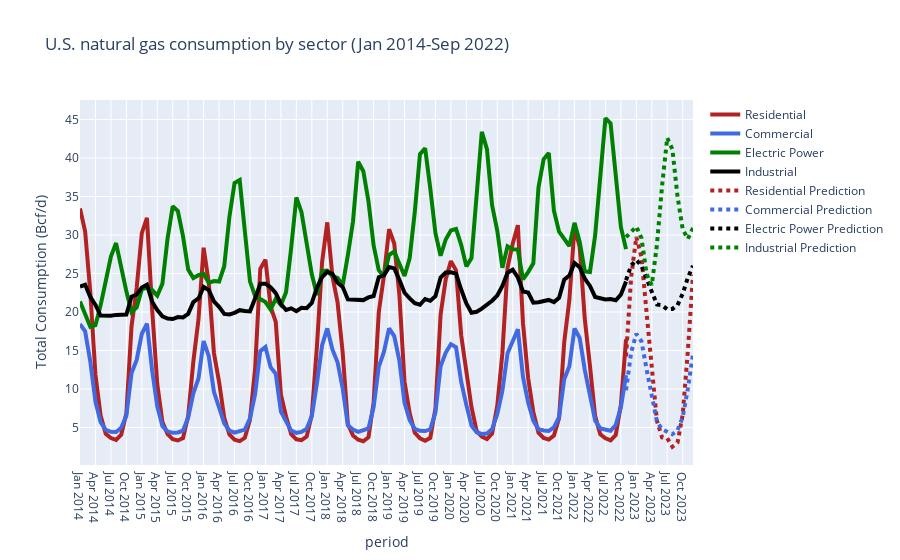

Here is the notebook cell this chart was saved with:
### Code cell
fig = go.Figure()
fig.add_trace(go.Scatter(x=df3["Sector"], y=df3["Residential"], name="Residential",
                         line=dict(color='firebrick', width=4)))
fig.add_trace(go.Scatter(x=df3["Sector"], y=df3["Commercial"], name="Commercial",
                         line=dict(color='royalblue', width=4)))
fig.add_trace(go.Scatter(x=df3["Sector"], y=df3["Electric Power"], name="Electric Power",
                         line=dict(color='green', width=4)))
fig.add_trace(go.Scatter(x=df3["Sector"], y=df3["Industrial"], name="Industrial",
                         line=dict(color='black', width=4)))
fig.add_trace(go.Scatter(x=df3["Sector"], y=df3["res_pred"],name="Residential Prediction",
                         line=dict(color='firebrick', width=4, dash='dot')))
fig.add_trace(go.Scatter(x=df3["Sector"], y=df3["com_pred"], name="Commercial Prediction",
                         line=dict(color='royalblue', width=4, dash='dot')))
fig.add_trace(go.Scatter(x=df3["Sector"], y=df3["ind_pred"], name="Electric Power Prediction",
                         line=dict(color='black', width=4, dash='dot')))
fig.add_trace(go.Scatter(x=df3["Sector"], y=df3["ele_pred"],name="Industrial Prediction",
                         line=dict(color='green', width=4, dash='dot')))
fig.update_layout(title='U.S. natural gas consumption by sector (Jan 2014-Sep 2022)',
                   xaxis_title='period',
                   yaxis_title="Total Consumption (Bcf/d)")
fig.show()

### Figure 1 — Plotly figure (JSON) as saved in the notebook; plotly's stock layout.template omitted (floating-point values rounded to 4 significant figures)
{"data": [{"line": {"color": "firebrick", "width": 4}, "name": "Residential", "type": "scatter", "x": ["Jan 2014", "Feb 2014", "Mar 2014", "Apr 2014", "May 2014", "Jun 2014", "Jul 2014", "Aug 2014", "Sep 2014", "Oct 2014", "Nov 2014", "Dec 2014", "Jan 2015", "Feb 2015", "Mar 2015", "Apr 2015", "May 2015", "Jun 2015", "Jul 2015", "Aug 2015", "Sep 2015", "Oct 2015", "Nov 2015", "Dec 2015", "Jan 2016", "Feb 2016", "Mar 2016", "Apr 2016", "May 2016", "Jun 2016", "Jul 2016", "Aug 2016", "Sep 2016", "Oct 2016", "Nov 2016", "Dec 2016", "Jan 2017", "Feb 2017", "Mar 2017", "Apr 2017", "May 2017", "Jun 2017", "Jul 2017", "Aug 2017", "Sep 2017", "Oct 2017", "Nov 2017", "Dec 2017", "Jan 2018", "Feb 2018", "Mar 2018", "Apr 2018", "May 2018", "Jun 2018", "Jul 2018", "Aug 2018", "Sep 2018", "Oct 2018", "Nov 2018", "Dec 2018", "Jan 2019", "Feb 2019", "Mar 2019", "Apr 2019", "May 2019", "Jun 2019", "Jul 2019", "Aug 2019", "Sep 2019", "Oct 2019", "Nov 2019", "Dec 2019", "Jan 2020", "Feb 2020", "Mar 2020", "Apr 2020", "May 2020", "Jun 2020", "Jul 2020", "Aug 2020", "Sep 2020", "Oct 2020", "Nov 2020", "Dec 2020", "Jan 2021", "Feb 2021", "Mar 2021", "Apr 2021", "May 2021", "Jun 2021", "Jul 2021", "Aug 2021", "Sep 2021", "Oct 2021", "Nov 2021", "Dec 2021", "Jan 2022", "Feb 2022", "Mar 2022", "Apr 2022", "May 2022", "Jun 2022", "Jul 2022", "Aug 2022", "Sep 2022", "Oct 2022", "Nov 2022", "Nov 2022", "Dec 2022", "Jan 2023", "Feb 2023", "Mar 2023", "Apr 2023", "May 2023", "Jun 2023", "Jul 2023", "Aug 2023", "Sep 2023", "Oct 2023", "Nov 2023", "Dec 2023"], "y": [33.46, 30.46, 22.58, 11.87, 6.56, 4.19, 3.64, 3.39, 4.06, 6.84, 18.12, 23.13, 30.26, 32.23, 20.42, 10.64, 5.73, 4.14, 3.49, 3.32, 3.62, 6.5, 13.55, 19.06, 28.35, 23.8, 14.68, 10.94, 6.26, 4.09, 3.43, 3.24, 3.66, 6.04, 12.66, 25.62, 26.8, 20.69, 18.71, 9.3, 6.43, 4.14, 3.47, 3.35, 3.82, 6.62, 15.59, 26.51, 31.65, 24.64, 21.27, 14.69, 5.45, 3.97, 3.42, 3.22, 3.74, 8.24, 19.97, 24.7, 30.77, 28.9, 22.21, 10.95, 6.85, 4.31, 3.61, 3.29, 3.66, 7.47, 19.64, 24.28, 26.61, 25.42, 16.99, 12.6, 7.63, 4.54, 3.81, 3.51, 4.22, 7.8, 14.66, 25.79, 28.87, 31.28, 18.52, 11.41, 7.03, 4.32, 3.64, 3.43, 3.95, 6.21, 16.07, 21.59, 31.02, 28.44, 19.05, 13, 6.48, 4.13, 3.59, 3.32, 4.03, 7.94, 16.45, null, null, null, null, null, null, null, null, null, null, null, null, null, null]}, {"line": {"color": "royalblue", "width": 4}, "name": "Commercial", "type": "scatter", "x": ["Jan 2014", "Feb 2014", "Mar 2014", "Apr 2014", "May 2014", "Jun 2014", "Jul 2014", "Aug 2014", "Sep 2014", "Oct 2014", "Nov 2014", "Dec 2014", "Jan 2015", "Feb 2015", "Mar 2015", "Apr 2015", "May 2015", "Jun 2015", "Jul 2015", "Aug 2015", "Sep 2015", "Oct 2015", "Nov 2015", "Dec 2015", "Jan 2016", "Feb 2016", "Mar 2016", "Apr 2016", "May 2016", "Jun 2016", "Jul 2016", "Aug 2016", "Sep 2016", "Oct 2016", "Nov 2016", "Dec 2016", "Jan 2017", "Feb 2017", "Mar 2017", "Apr 2017", "May 2017", "Jun 2017", "Jul 2017", "Aug 2017", "Sep 2017", "Oct 2017", "Nov 2017", "Dec 2017", "Jan 2018", "Feb 2018", "Mar 2018", "Apr 2018", "May 2018", "Jun 2018", "Jul 2018", "Aug 2018", "Sep 2018", "Oct 2018", "Nov 2018", "Dec 2018", "Jan 2019", "Feb 2019", "Mar 2019", "Apr 2019", "May 2019", "Jun 2019", "Jul 2019", "Aug 2019", "Sep 2019", "Oct 2019", "Nov 2019", "Dec 2019", "Jan 2020", "Feb 2020", "Mar 2020", "Apr 2020", "May 2020", "Jun 2020", "Jul 2020", "Aug 2020", "Sep 2020", "Oct 2020", "Nov 2020", "Dec 2020", "Jan 2021", "Feb 2021", "Mar 2021", "Apr 2021", "May 2021", "Jun 2021", "Jul 2021", "Aug 2021", "Sep 2021", "Oct 2021", "Nov 2021", "Dec 2021", "Jan 2022", "Feb 2022", "Mar 2022", "Apr 2022", "May 2022", "Jun 2022", "Jul 2022", "Aug 2022", "Sep 2022", "Oct 2022", "Nov 2022", "Nov 2022", "Dec 2022", "Jan 2023", "Feb 2023", "Mar 2023", "Apr 2023", "May 2023", "Jun 2023", "Jul 2023", "Aug 2023", "Sep 2023", "Oct 2023", "Nov 2023", "Dec 2023"], "y": [18.44, 17.5, 13.58, 8.37, 5.7, 4.71, 4.44, 4.42, 4.96, 6.53, 12.05, 13.77, 17.18, 18.48, 12.44, 7.74, 5.18, 4.51, 4.31, 4.36, 4.6, 6.29, 9.44, 11.37, 16.23, 14.26, 9.63, 7.77, 5.53, 4.61, 4.34, 4.53, 4.73, 6.18, 9.35, 14.93, 15.46, 12.84, 11.99, 7.07, 5.76, 4.6, 4.31, 4.43, 4.83, 6.47, 10.75, 15.7, 17.87, 15.15, 13.48, 10.06, 5.28, 4.75, 4.44, 4.61, 4.89, 7.66, 12.88, 14.81, 17.88, 16.87, 13.68, 8.22, 5.96, 4.82, 4.58, 4.54, 4.77, 6.97, 12.96, 14.74, 15.83, 15.43, 10.94, 7.94, 5.25, 4.39, 4.16, 4.23, 4.79, 6.73, 9.78, 14.64, 16.05, 17.76, 11.55, 8.25, 5.9, 4.79, 4.62, 4.57, 5.01, 6.34, 11.26, 12.96, 17.85, 16.64, 12.46, 9.31, 5.91, 4.89, 4.7, 4.58, 5.33, 7.61, 11.8, null, null, null, null, null, null, null, null, null, null, null, null, null, null]}, {"line": {"color": "green", "width": 4}, "name": "Electric Power", "type": "scatter", "x": ["Jan 2014", "Feb 2014", "Mar 2014", "Apr 2014", "May 2014", "Jun 2014", "Jul 2014", "Aug 2014", "Sep 2014", "Oct 2014", "Nov 2014", "Dec 2014", "Jan 2015", "Feb 2015", "Mar 2015", "Apr 2015", "May 2015", "Jun 2015", "Jul 2015", "Aug 2015", "Sep 2015", "Oct 2015", "Nov 2015", "Dec 2015", "Jan 2016", "Feb 2016", "Mar 2016", "Apr 2016", "May 2016", "Jun 2016", "Jul 2016", "Aug 2016", "Sep 2016", "Oct 2016", "Nov 2016", "Dec 2016", "Jan 2017", "Feb 2017", "Mar 2017", "Apr 2017", "May 2017", "Jun 2017", "Jul 2017", "Aug 2017", "Sep 2017", "Oct 2017", "Nov 2017", "Dec 2017", "Jan 2018", "Feb 2018", "Mar 2018", "Apr 2018", "May 2018", "Jun 2018", "Jul 2018", "Aug 2018", "Sep 2018", "Oct 2018", "Nov 2018", "Dec 2018", "Jan 2019", "Feb 2019", "Mar 2019", "Apr 2019", "May 2019", "Jun 2019", "Jul 2019", "Aug 2019", "Sep 2019", "Oct 2019", "Nov 2019", "Dec 2019", "Jan 2020", "Feb 2020", "Mar 2020", "Apr 2020", "May 2020", "Jun 2020", "Jul 2020", "Aug 2020", "Sep 2020", "Oct 2020", "Nov 2020", "Dec 2020", "Jan 2021", "Feb 2021", "Mar 2021", "Apr 2021", "May 2021", "Jun 2021", "Jul 2021", "Aug 2021", "Sep 2021", "Oct 2021", "Nov 2021", "Dec 2021", "Jan 2022", "Feb 2022", "Mar 2022", "Apr 2022", "May 2022", "Jun 2022", "Jul 2022", "Aug 2022", "Sep 2022", "Oct 2022", "Nov 2022", "Nov 2022", "Dec 2022", "Jan 2023", "Feb 2023", "Mar 2023", "Apr 2023", "May 2023", "Jun 2023", "Jul 2023", "Aug 2023", "Sep 2023", "Oct 2023", "Nov 2023", "Dec 2023"], "y": [21.38, 19.68, 18.09, 18.3, 20.87, 24.03, 27.2, 28.96, 25.7, 22.69, 20.01, 20.61, 22.95, 23.16, 22.86, 22.14, 23.69, 29.55, 33.73, 33.12, 29.83, 25.53, 24.41, 24.79, 24.97, 23.79, 24.02, 23.96, 25.95, 32.34, 36.77, 37.14, 30.51, 23.99, 22.07, 21.64, 21.3, 20.33, 21.7, 20.91, 22.58, 28.35, 34.89, 32.97, 28.62, 24.91, 22.21, 25.32, 25.37, 24.66, 24.44, 23.5, 27.39, 31.79, 39.52, 38.29, 34.37, 28.64, 25.44, 24.6, 27.4, 27.87, 26.27, 24.69, 27.01, 33.05, 40.51, 41.26, 36.05, 30.24, 27.31, 29.43, 30.61, 30.79, 28.73, 25.93, 27, 34.7, 43.41, 41.16, 33.86, 30.59, 25.74, 28.54, 28.14, 28.11, 24.26, 25.19, 26.33, 36.16, 39.84, 40.66, 33.17, 30.44, 29.4, 28.58, 31.58, 29.14, 25.27, 25.2, 29.93, 38.27, 45.17, 44.5, 37.17, 31.04, 28.17, null, null, null, null, null, null, null, null, null, null, null, null, null, null]}, {"line": {"color": "black", "width": 4}, "name": "Industrial", "type": "scatter", "x": ["Jan 2014", "Feb 2014", "Mar 2014", "Apr 2014", "May 2014", "Jun 2014", "Jul 2014", "Aug 2014", "Sep 2014", "Oct 2014", "Nov 2014", "Dec 2014", "Jan 2015", "Feb 2015", "Mar 2015", "Apr 2015", "May 2015", "Jun 2015", "Jul 2015", "Aug 2015", "Sep 2015", "Oct 2015", "Nov 2015", "Dec 2015", "Jan 2016", "Feb 2016", "Mar 2016", "Apr 2016", "May 2016", "Jun 2016", "Jul 2016", "Aug 2016", "Sep 2016", "Oct 2016", "Nov 2016", "Dec 2016", "Jan 2017", "Feb 2017", "Mar 2017", "Apr 2017", "May 2017", "Jun 2017", "Jul 2017", "Aug 2017", "Sep 2017", "Oct 2017", "Nov 2017", "Dec 2017", "Jan 2018", "Feb 2018", "Mar 2018", "Apr 2018", "May 2018", "Jun 2018", "Jul 2018", "Aug 2018", "Sep 2018", "Oct 2018", "Nov 2018", "Dec 2018", "Jan 2019", "Feb 2019", "Mar 2019", "Apr 2019", "May 2019", "Jun 2019", "Jul 2019", "Aug 2019", "Sep 2019", "Oct 2019", "Nov 2019", "Dec 2019", "Jan 2020", "Feb 2020", "Mar 2020", "Apr 2020", "May 2020", "Jun 2020", "Jul 2020", "Aug 2020", "Sep 2020", "Oct 2020", "Nov 2020", "Dec 2020", "Jan 2021", "Feb 2021", "Mar 2021", "Apr 2021", "May 2021", "Jun 2021", "Jul 2021", "Aug 2021", "Sep 2021", "Oct 2021", "Nov 2021", "Dec 2021", "Jan 2022", "Feb 2022", "Mar 2022", "Apr 2022", "May 2022", "Jun 2022", "Jul 2022", "Aug 2022", "Sep 2022", "Oct 2022", "Nov 2022", "Nov 2022", "Dec 2022", "Jan 2023", "Feb 2023", "Mar 2023", "Apr 2023", "May 2023", "Jun 2023", "Jul 2023", "Aug 2023", "Sep 2023", "Oct 2023", "Nov 2023", "Dec 2023"], "y": [23.3, 23.54, 21.96, 20.93, 19.55, 19.53, 19.52, 19.63, 19.7, 19.67, 21.99, 22.26, 23.17, 23.56, 21.34, 20.26, 19.45, 19.16, 19.09, 19.35, 19.3, 19.77, 21.28, 21.76, 23.26, 22.85, 21.38, 20.67, 19.76, 19.68, 19.89, 20.24, 20.13, 20.09, 21.8, 23.68, 23.68, 23.21, 22.46, 21.05, 20.27, 20.48, 20.11, 20.55, 20.5, 21.18, 23.18, 24.54, 25.23, 24.97, 23.8, 23.24, 21.64, 21.64, 21.54, 21.55, 21.9, 22.08, 24.53, 24.77, 25.83, 25.67, 24.2, 22.5, 21.77, 21.14, 20.95, 21.69, 21.46, 22.05, 24.49, 25.13, 25.17, 24.98, 22.92, 21.12, 19.9, 20.03, 20.45, 20.94, 21.47, 22.15, 23.4, 25.11, 25.5, 24.49, 22.67, 22.53, 21.22, 21.28, 21.48, 21.57, 21.29, 21.85, 24.2, 24.74, 26.37, 25.82, 24.32, 23.39, 21.96, 21.81, 21.64, 21.68, 21.53, 22.26, 23.97, null, null, null, null, null, null, null, null, null, null, null, null, null, null]}, {"line": {"color": "firebrick", "dash": "dot", "width": 4}, "name": "Residential Prediction", "type": "scatter", "x": ["Jan 2014", "Feb 2014", "Mar 2014", "Apr 2014", "May 2014", "Jun 2014", "Jul 2014", "Aug 2014", "Sep 2014", "Oct 2014", "Nov 2014", "Dec 2014", "Jan 2015", "Feb 2015", "Mar 2015", "Apr 2015", "May 2015", "Jun 2015", "Jul 2015", "Aug 2015", "Sep 2015", "Oct 2015", "Nov 2015", "Dec 2015", "Jan 2016", "Feb 2016", "Mar 2016", "Apr 2016", "May 2016", "Jun 2016", "Jul 2016", "Aug 2016", "Sep 2016", "Oct 2016", "Nov 2016", "Dec 2016", "Jan 2017", "Feb 2017", "Mar 2017", "Apr 2017", "May 2017", "Jun 2017", "Jul 2017", "Aug 2017", "Sep 2017", "Oct 2017", "Nov 2017", "Dec 2017", "Jan 2018", "Feb 2018", "Mar 2018", "Apr 2018", "May 2018", "Jun 2018", "Jul 2018", "Aug 2018", "Sep 2018", "Oct 2018", "Nov 2018", "Dec 2018", "Jan 2019", "Feb 2019", "Mar 2019", "Apr 2019", "May 2019", "Jun 2019", "Jul 2019", "Aug 2019", "Sep 2019", "Oct 2019", "Nov 2019", "Dec 2019", "Jan 2020", "Feb 2020", "Mar 2020", "Apr 2020", "May 2020", "Jun 2020", "Jul 2020", "Aug 2020", "Sep 2020", "Oct 2020", "Nov 2020", "Dec 2020", "Jan 2021", "Feb 2021", "Mar 2021", "Apr 2021", "May 2021", "Jun 2021", "Jul 2021", "Aug 2021", "Sep 2021", "Oct 2021", "Nov 2021", "Dec 2021", "Jan 2022", "Feb 2022", "Mar 2022", "Apr 2022", "May 2022", "Jun 2022", "Jul 2022", "Aug 2022", "Sep 2022", "Oct 2022", "Nov 2022", "Nov 2022", "Dec 2022", "Jan 2023", "Feb 2023", "Mar 2023", "Apr 2023", "May 2023", "Jun 2023", "Jul 2023", "Aug 2023", "Sep 2023", "Oct 2023", "Nov 2023", "Dec 2023"], "y": [null, null, null, null, null, null, null, null, null, null, null, null, null, null, null, null, null, null, null, null, null, null, null, null, null, null, null, null, null, null, null, null, null, null, null, null, null, null, null, null, null, null, null, null, null, null, null, null, null, null, null, null, null, null, null, null, null, null, null, null, null, null, null, null, null, null, null, null, null, null, null, null, null, null, null, null, null, null, null, null, null, null, null, null, null, null, null, null, null, null, null, null, null, null, null, null, null, null, null, null, null, null, null, null, null, null, null, 14.23, 24.61, 29.76, 27.13, 19.83, 12.38, 5.857, 3.714, 3.611, 2.503, 3.052, 6.698, 14.93, 24.86]}, {"line": {"color": "royalblue", "dash": "dot", "width": 4}, "name": "Commercial Prediction", "type": "scatter", "x": ["Jan 2014", "Feb 2014", "Mar 2014", "Apr 2014", "May 2014", "Jun 2014", "Jul 2014", "Aug 2014", "Sep 2014", "Oct 2014", "Nov 2014", "Dec 2014", "Jan 2015", "Feb 2015", "Mar 2015", "Apr 2015", "May 2015", "Jun 2015", "Jul 2015", "Aug 2015", "Sep 2015", "Oct 2015", "Nov 2015", "Dec 2015", "Jan 2016", "Feb 2016", "Mar 2016", "Apr 2016", "May 2016", "Jun 2016", "Jul 2016", "Aug 2016", "Sep 2016", "Oct 2016", "Nov 2016", "Dec 2016", "Jan 2017", "Feb 2017", "Mar 2017", "Apr 2017", "May 2017", "Jun 2017", "Jul 2017", "Aug 2017", "Sep 2017", "Oct 2017", "Nov 2017", "Dec 2017", "Jan 2018", "Feb 2018", "Mar 2018", "Apr 2018", "May 2018", "Jun 2018", "Jul 2018", "Aug 2018", "Sep 2018", "Oct 2018", "Nov 2018", "Dec 2018", "Jan 2019", "Feb 2019", "Mar 2019", "Apr 2019", "May 2019", "Jun 2019", "Jul 2019", "Aug 2019", "Sep 2019", "Oct 2019", "Nov 2019", "Dec 2019", "Jan 2020", "Feb 2020", "Mar 2020", "Apr 2020", "May 2020", "Jun 2020", "Jul 2020", "Aug 2020", "Sep 2020", "Oct 2020", "Nov 2020", "Dec 2020", "Jan 2021", "Feb 2021", "Mar 2021", "Apr 2021", "May 2021", "Jun 2021", "Jul 2021", "Aug 2021", "Sep 2021", "Oct 2021", "Nov 2021", "Dec 2021", "Jan 2022", "Feb 2022", "Mar 2022", "Apr 2022", "May 2022", "Jun 2022", "Jul 2022", "Aug 2022", "Sep 2022", "Oct 2022", "Nov 2022", "Nov 2022", "Dec 2022", "Jan 2023", "Feb 2023", "Mar 2023", "Apr 2023", "May 2023", "Jun 2023", "Jul 2023", "Aug 2023", "Sep 2023", "Oct 2023", "Nov 2023", "Dec 2023"], "y": [null, null, null, null, null, null, null, null, null, null, null, null, null, null, null, null, null, null, null, null, null, null, null, null, null, null, null, null, null, null, null, null, null, null, null, null, null, null, null, null, null, null, null, null, null, null, null, null, null, null, null, null, null, null, null, null, null, null, null, null, null, null, null, null, null, null, null, null, null, null, null, null, null, null, null, null, null, null, null, null, null, null, null, null, null, null, null, null, null, null, null, null, null, null, null, null, null, null, null, null, null, null, null, null, null, null, null, 9.833, 14.76, 17.18, 16.21, 12.54, 9.212, 5.781, 4.765, 4.465, 4.131, 4.661, 6.338, 10.03, 14.56]}, {"line": {"color": "black", "dash": "dot", "width": 4}, "name": "Electric Power Prediction", "type": "scatter", "x": ["Jan 2014", "Feb 2014", "Mar 2014", "Apr 2014", "May 2014", "Jun 2014", "Jul 2014", "Aug 2014", "Sep 2014", "Oct 2014", "Nov 2014", "Dec 2014", "Jan 2015", "Feb 2015", "Mar 2015", "Apr 2015", "May 2015", "Jun 2015", "Jul 2015", "Aug 2015", "Sep 2015", "Oct 2015", "Nov 2015", "Dec 2015", "Jan 2016", "Feb 2016", "Mar 2016", "Apr 2016", "May 2016", "Jun 2016", "Jul 2016", "Aug 2016", "Sep 2016", "Oct 2016", "Nov 2016", "Dec 2016", "Jan 2017", "Feb 2017", "Mar 2017", "Apr 2017", "May 2017", "Jun 2017", "Jul 2017", "Aug 2017", "Sep 2017", "Oct 2017", "Nov 2017", "Dec 2017", "Jan 2018", "Feb 2018", "Mar 2018", "Apr 2018", "May 2018", "Jun 2018", "Jul 2018", "Aug 2018", "Sep 2018", "Oct 2018", "Nov 2018", "Dec 2018", "Jan 2019", "Feb 2019", "Mar 2019", "Apr 2019", "May 2019", "Jun 2019", "Jul 2019", "Aug 2019", "Sep 2019", "Oct 2019", "Nov 2019", "Dec 2019", "Jan 2020", "Feb 2020", "Mar 2020", "Apr 2020", "May 2020", "Jun 2020", "Jul 2020", "Aug 2020", "Sep 2020", "Oct 2020", "Nov 2020", "Dec 2020", "Jan 2021", "Feb 2021", "Mar 2021", "Apr 2021", "May 2021", "Jun 2021", "Jul 2021", "Aug 2021", "Sep 2021", "Oct 2021", "Nov 2021", "Dec 2021", "Jan 2022", "Feb 2022", "Mar 2022", "Apr 2022", "May 2022", "Jun 2022", "Jul 2022", "Aug 2022", "Sep 2022", "Oct 2022", "Nov 2022", "Nov 2022", "Dec 2022", "Jan 2023", "Feb 2023", "Mar 2023", "Apr 2023", "May 2023", "Jun 2023", "Jul 2023", "Aug 2023", "Sep 2023", "Oct 2023", "Nov 2023", "Dec 2023"], "y": [null, null, null, null, null, null, null, null, null, null, null, null, null, null, null, null, null, null, null, null, null, null, null, null, null, null, null, null, null, null, null, null, null, null, null, null, null, null, null, null, null, null, null, null, null, null, null, null, null, null, null, null, null, null, null, null, null, null, null, null, null, null, null, null, null, null, null, null, null, null, null, null, null, null, null, null, null, null, null, null, null, null, null, null, null, null, null, null, null, null, null, null, null, null, null, null, null, null, null, null, null, null, null, null, null, null, null, 24.13, 26.05, 26.75, 26.02, 24.31, 22.71, 20.98, 20.9, 20.34, 20.4, 20.9, 22.39, 24.45, 26.02]}, {"line": {"color": "green", "dash": "dot", "width": 4}, "name": "Industrial Prediction", "type": "scatter", "x": ["Jan 2014", "Feb 2014", "Mar 2014", "Apr 2014", "May 2014", "Jun 2014", "Jul 2014", "Aug 2014", "Sep 2014", "Oct 2014", "Nov 2014", "Dec 2014", "Jan 2015", "Feb 2015", "Mar 2015", "Apr 2015", "May 2015", "Jun 2015", "Jul 2015", "Aug 2015", "Sep 2015", "Oct 2015", "Nov 2015", "Dec 2015", "Jan 2016", "Feb 2016", "Mar 2016", "Apr 2016", "May 2016", "Jun 2016", "Jul 2016", "Aug 2016", "Sep 2016", "Oct 2016", "Nov 2016", "Dec 2016", "Jan 2017", "Feb 2017", "Mar 2017", "Apr 2017", "May 2017", "Jun 2017", "Jul 2017", "Aug 2017", "Sep 2017", "Oct 2017", "Nov 2017", "Dec 2017", "Jan 2018", "Feb 2018", "Mar 2018", "Apr 2018", "May 2018", "Jun 2018", "Jul 2018", "Aug 2018", "Sep 2018", "Oct 2018", "Nov 2018", "Dec 2018", "Jan 2019", "Feb 2019", "Mar 2019", "Apr 2019", "May 2019", "Jun 2019", "Jul 2019", "Aug 2019", "Sep 2019", "Oct 2019", "Nov 2019", "Dec 2019", "Jan 2020", "Feb 2020", "Mar 2020", "Apr 2020", "May 2020", "Jun 2020", "Jul 2020", "Aug 2020", "Sep 2020", "Oct 2020", "Nov 2020", "Dec 2020", "Jan 2021", "Feb 2021", "Mar 2021", "Apr 2021", "May 2021", "Jun 2021", "Jul 2021", "Aug 2021", "Sep 2021", "Oct 2021", "Nov 2021", "Dec 2021", "Jan 2022", "Feb 2022", "Mar 2022", "Apr 2022", "May 2022", "Jun 2022", "Jul 2022", "Aug 2022", "Sep 2022", "Oct 2022", "Nov 2022", "Nov 2022", "Dec 2022", "Jan 2023", "Feb 2023", "Mar 2023", "Apr 2023", "May 2023", "Jun 2023", "Jul 2023", "Aug 2023", "Sep 2023", "Oct 2023", "Nov 2023", "Dec 2023"], "y": [null, null, null, null, null, null, null, null, null, null, null, null, null, null, null, null, null, null, null, null, null, null, null, null, null, null, null, null, null, null, null, null, null, null, null, null, null, null, null, null, null, null, null, null, null, null, null, null, null, null, null, null, null, null, null, null, null, null, null, null, null, null, null, null, null, null, null, null, null, null, null, null, null, null, null, null, null, null, null, null, null, null, null, null, null, null, null, null, null, null, null, null, null, null, null, null, null, null, null, null, null, null, null, null, null, null, null, 29.73, 30.48, 31.1, 29.59, 24.91, 23.51, 28.75, 36.41, 42.62, 41.14, 34.99, 30.75, 29.51, 30.92]}], "layout": {"autosize": true, "title": {"text": "U.S. natural gas consumption by sector (Jan 2014-Sep 2022)"}, "xaxis": {"autorange": true, "range": [0, 119], "title": {"text": "period"}, "type": "category"}, "yaxis": {"autorange": true, "range": [0.133, 47.54], "title": {"text": "Total Consumption (Bcf/d)"}, "type": "linear"}}}
